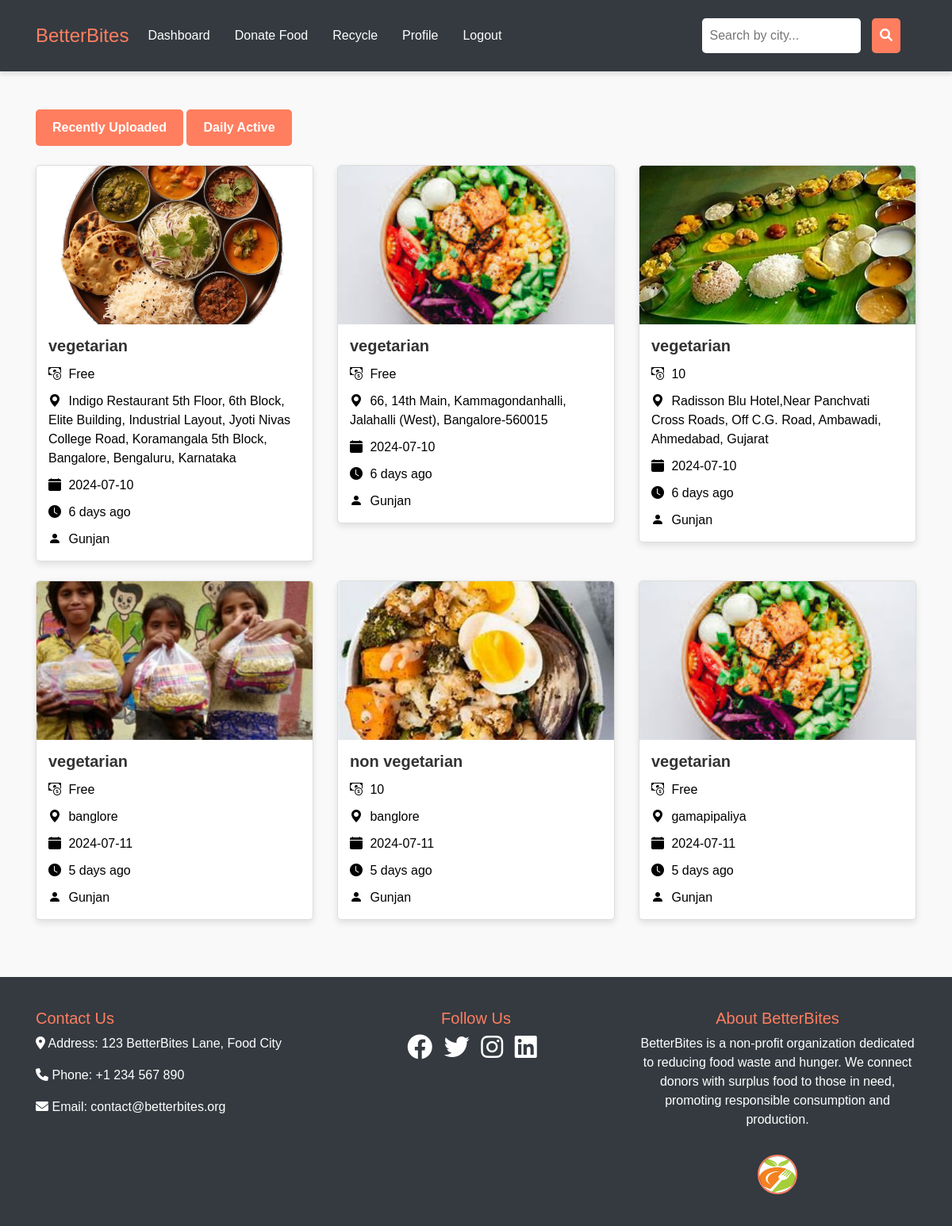
The app's page /dashboard.php (signed in) with its own data.
### tables this page shows
CREATE TABLE `donatefood` (
  `id` int(11) NOT NULL,
  `image` blob NOT NULL,
  `foodtype` varchar(20) NOT NULL,
  `price` int(50) NOT NULL,
  `location` mediumtext NOT NULL,
  `dailyactive` varchar(10) NOT NULL,
  `username` varchar(200) NOT NULL,
  `time` datetime(6) NOT NULL,
  `filename` varchar(255) DEFAULT NULL
);

CREATE TABLE `registration` (
  `name` varchar(100) NOT NULL,
  `email` varchar(200) NOT NULL,
  `password` varchar(25) NOT NULL,
  `city` varchar(100) NOT NULL,
  `contact` int(15) NOT NULL
);

### dashboard.php (the view, shortened to what this page needs)
<?php
include 'db_connection.php';
function getUsername($conn, $email) {
    $sql = "SELECT name FROM registration WHERE email = ?";
    $stmt = $conn->prepare($sql);
    $stmt->bind_param('s', $email);
    if ($stmt->execute()) {
        $result = $stmt->get_result();
        if ($result->num_rows > 0) {
            $row = $result->fetch_assoc();
            return $row['name'];
        } else {
            return 'Unknown';
        }
    } else {
        die('Execute failed: ' . htmlspecialchars($stmt->error));
    }
}
function fetchFoodData($conn, $filter = '') {
    $sql = "SELECT * FROM donatefood";
    $result = $conn->query($sql);
    return $result;
}
$filter = '';
$username = getUsername($conn, $_SESSION['email']);
?>
<?php include 'dashboardheader.php'; ?>
<div class="container mt-5">
    <div class="mb-4">
        <a href="?filter=recently_uploaded" class="btn" style="background-color: #ff7e5f; color: white;">Recently Uploaded</a>
        <a href="?filter=daily_active" class="btn" style="background-color: #ff7e5f; color: white;">Daily Active</a>
    </div>
    <div class="row" id="foodCards">
        <?php
        $result = fetchFoodData($conn, $filter);
        if ($result->num_rows > 0) {
            while ($row = $result->fetch_assoc()) {
                $imagePath = 'foodimage/' . $row['filename'];
                $foodType = $row['foodtype'];
                $price = $row['price'];
                $location = $row['location'];
                $dateTime = $row['time'];
                $date = date('Y-m-d', strtotime($dateTime));
                $timeAgo = timeAgo($dateTime);
        ?>
            <div class="col-md-4 mb-4">
                <div class="card">
                    <img src="<?php echo htmlspecialchars($imagePath); ?>" class="card-img-top" alt="Food Image" style="height: 200px; object-fit: cover;">
                    <div class="card-body">
                        <h5 class="card-title"><?php echo htmlspecialchars($foodType); ?></h5>
                        <p class="card-text"><i class="bi bi-cash-coin"></i> <?php echo htmlspecialchars($price == 0 ? 'Free' : $price); ?></p>
                        <p class="card-text"><i class="bi bi-geo-alt-fill"></i> <?php echo htmlspecialchars($location); ?></p>
                        <p class="card-text"><i class="bi bi-calendar-fill"></i> <?php echo htmlspecialchars($date); ?></p>
                        <p class="card-text"><i class="bi bi-clock-fill"></i> <?php echo htmlspecialchars($timeAgo); ?></p>
                        <p class="card-text"><i class="bi bi-person-fill"></i> <?php echo htmlspecialchars($username); ?></p>
                    </div>
                </div>
            </div>
        <?php
            }
        } else {
            echo '<p>No food items found.</p>';
        }
        ?>
    </div>
</div>
<?php include 'webfooter.php'; ?>
<link rel="stylesheet" href="https://cdnjs.cloudflare.com/ajax/libs/bootstrap-icons/1.10.5/font/bootstrap-icons.min.css">
<?php
function timeAgo($datetime, $full = false) {
    $now = new DateTime();
    $ago = new DateTime($datetime);
    $diff = $now->diff($ago);
    $diff->w = floor($diff->d / 7);
    $diff->d -= $diff->w * 7;
    $string = array(
        'y' => 'year',
        'm' => 'month',
        'w' => 'week',
        'd' => 'day',
        'h' => 'hour',
        'i' => 'minute',
        's' => 'second',
    );
    foreach ($string as $k => &$v) {
        if ($diff->$k) {
            $v = $diff->$k . ' ' . ($diff->$k > 1 ? $v . 's' : $v);
        } else {
            unset($string[$k]);
        }
    }
    if (!$full) $string = array_slice($string, 0, 1);
    return $string ? implode(', ', $string) . ' ago' : 'just now';
}
?>

### dashboardheader.php (style rules this page uses)
body { font-family: 'Arial', sans-serif; background-color: #f9f9f9; color: #333; margin: 0; padding: 0; }

### dashboard.php (style rules this page uses)
.card { border: 1px solid #ddd; border-radius: 5px; overflow: hidden; box-shadow: 0 4px 8px rgba(0,0,0,0.1); transition: transform 0.3s; }
.card-img-top { height: 200px; object-fit: cover; }
.card-body { padding: 15px; }
.card-title { font-size: 1.25rem; font-weight: bold; }
.card-text { margin-bottom: 10px; color: black; }
.card-text i { margin-right: 5px; color: black; }
.btn { border-radius: 5px; padding: 10px 20px; font-size: 1rem; font-weight: bold; }

### records on screen
donatefood: filename (picture), foodtype "vegetarian", price "Free", location "Indigo Restaurant 5th Floor, 6th Block, Elite Building, Industrial Layout, Jyoti Nivas College Road, Koramangala 5th Block, Bangalore, Bengaluru, Karnataka", time "2024-07-10", time "6 days ago"
registration: name "Gunjan"
donatefood: filename (picture), foodtype "vegetarian", price "Free", location "66, 14th Main, Kammagondanhalli, Jalahalli (West), Bangalore-560015", time "2024-07-10", time "6 days ago"
donatefood: filename (picture), foodtype "vegetarian", price "10", location "Radisson Blu Hotel,Near Panchvati Cross Roads, Off C.G. Road, Ambawadi, Ahmedabad, Gujarat", time "2024-07-10", time "6 days ago"
donatefood: filename (picture), foodtype "vegetarian", price "Free", location "banglore", time "2024-07-11", time "5 days ago"
donatefood: filename (picture), foodtype "non vegetarian", price "10", location "banglore", time "2024-07-11", time "5 days ago"
donatefood: filename (picture), foodtype "vegetarian", price "Free", location "gamapipaliya", time "2024-07-11", time "5 days ago"
